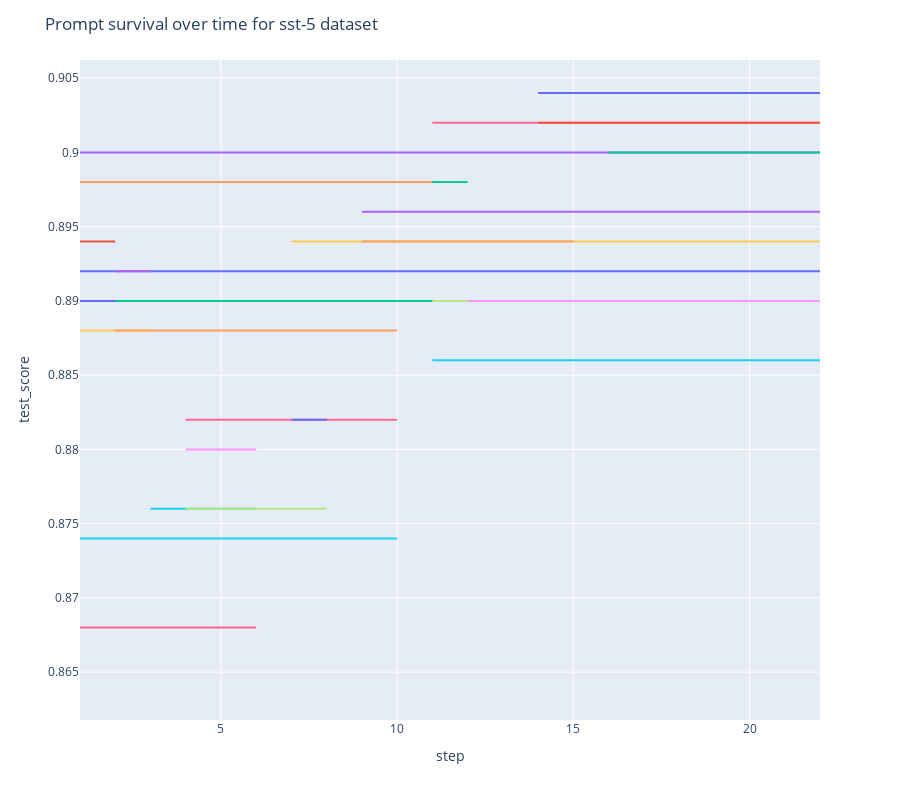

Notebook source saved alongside this figure:
### Code cell
# do the same with plotly
fig = px.line(
    df_with_blocks,
    x="step",
    y="test_score",  # <--
    color="prompt",
    custom_data=[df_with_blocks["prompt_short"], df_with_blocks["evaluated_blocks"]],
)
fig.update_xaxes(title="step")
fig.update_layout(title=f"Prompt survival over time for {dataset} dataset")

# # do not show the legend
fig.update_layout(showlegend=False, height=800)

# # show prompt_short instead of prompt in the hover
fig.update_traces(
    hovertemplate="prompt: %{customdata[0]}<br>score: %{y}<br>test score:%{customdata[2]}<br>evaluated blocks:%{customdata[1]}",
    name="",
)
fig.show()
